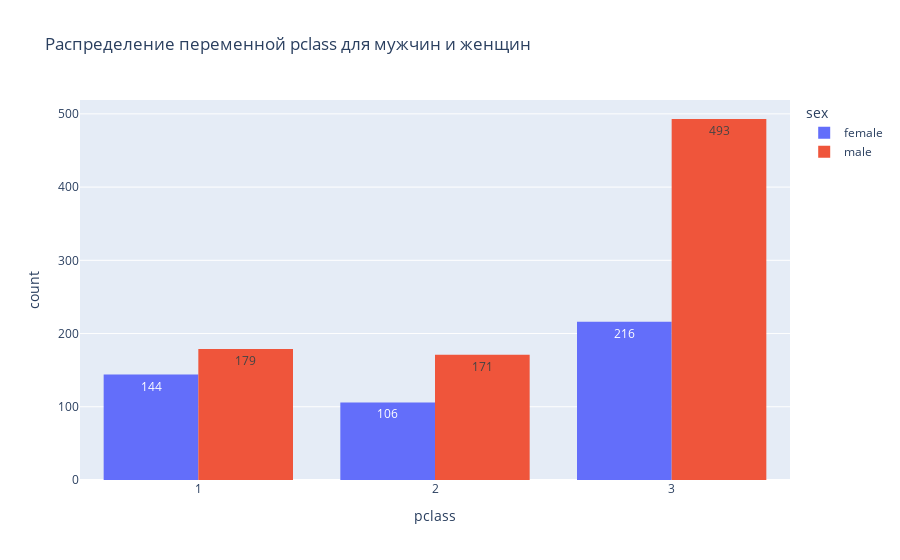

The notebook cell saved with this chart:
### Code cell
import plotly.express as px
px.histogram(df, # возьмем данные
             x = 'pclass', # диаграмму будем строить по столбцу Pclass
             color = 'sex', # с разбивкой на выживших и погибших
             barmode = 'group', # разделенные столбцы располагаются рядом друг с другом
             text_auto = True, # выведем количество наблюдений в каждом столбце
             title = 'Распределение переменной pclass для мужчин и женщин' # также добавим заголовок
             )

### Figure 1 — Plotly figure (JSON) as saved in the notebook; plotly's stock layout.template omitted (floating-point values rounded to 4 significant figures; data arrays with more than 128 entries replaced by an {"elided": "..."} marker saying what was removed)
{"data": [{"alignmentgroup": "True", "bingroup": "x", "hovertemplate": "sex=female<br>pclass=%{x}<br>count=%{y}<extra></extra>", "legendgroup": "female", "marker": {"color": "#636efa", "pattern": {"shape": ""}}, "name": "female", "offsetgroup": "female", "orientation": "v", "showlegend": true, "texttemplate": "%{value}", "type": "histogram", "x": {"elided": "466 int values"}, "xaxis": "x", "yaxis": "y"}, {"alignmentgroup": "True", "bingroup": "x", "hovertemplate": "sex=male<br>pclass=%{x}<br>count=%{y}<extra></extra>", "legendgroup": "male", "marker": {"color": "#EF553B", "pattern": {"shape": ""}}, "name": "male", "offsetgroup": "male", "orientation": "v", "showlegend": true, "texttemplate": "%{value}", "type": "histogram", "x": {"elided": "843 int values"}, "xaxis": "x", "yaxis": "y"}], "layout": {"barmode": "group", "legend": {"title": {"text": "sex"}, "tracegroupgap": 0}, "title": {"text": "Распределение переменной pclass для мужчин и женщин"}, "xaxis": {"anchor": "y", "domain": [0, 1], "title": {"text": "pclass"}}, "yaxis": {"anchor": "x", "domain": [0, 1], "title": {"text": "count"}}}}
